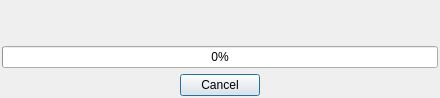
<?xml version="1.0" encoding="UTF-8"?>
<ui version="4.0">
 <class>DataInterface</class>
 <widget class="QDialog" name="DataInterface">
  <property name="windowModality">
   <enum>Qt::ApplicationModal</enum>
  </property>
  <property name="geometry">
   <rect>
    <x>0</x>
    <y>0</y>
    <width>440</width>
    <height>98</height>
   </rect>
  </property>
  <property name="windowTitle">
   <string>Loading Data...</string>
  </property>
  <property name="windowIcon">
   <iconset resource="icons.qrc">
    <normaloff>:/jv/icons/jv.svg</normaloff>:/jv/icons/jv.svg</iconset>
  </property>
  <layout class="QVBoxLayout" name="verticalLayout">
   <property name="margin">
    <number>2</number>
   </property>
   <item>
    <widget class="QLabel" name="InfoLabel">
     <property name="sizePolicy">
      <sizepolicy hsizetype="Expanding" vsizetype="Preferred">
       <horstretch>0</horstretch>
       <verstretch>0</verstretch>
      </sizepolicy>
     </property>
     <property name="font">
      <font>
       <weight>50</weight>
       <bold>false</bold>
      </font>
     </property>
     <property name="text">
      <string/>
     </property>
     <property name="alignment">
      <set>Qt::AlignCenter</set>
     </property>
    </widget>
   </item>
   <item>
    <widget class="QLabel" name="TargetLabel">
     <property name="sizePolicy">
      <sizepolicy hsizetype="Expanding" vsizetype="Preferred">
       <horstretch>0</horstretch>
       <verstretch>0</verstretch>
      </sizepolicy>
     </property>
     <property name="font">
      <font>
       <weight>50</weight>
       <italic>true</italic>
       <bold>false</bold>
      </font>
     </property>
     <property name="text">
      <string/>
     </property>
     <property name="alignment">
      <set>Qt::AlignCenter</set>
     </property>
    </widget>
   </item>
   <item>
    <widget class="QProgressBar" name="ProgressBar">
     <property name="value">
      <number>0</number>
     </property>
    </widget>
   </item>
   <item>
    <layout class="QHBoxLayout" name="horizontalLayout">
     <item>
      <spacer name="horizontalSpacer">
       <property name="orientation">
        <enum>Qt::Horizontal</enum>
       </property>
       <property name="sizeHint" stdset="0">
        <size>
         <width>40</width>
         <height>20</height>
        </size>
       </property>
      </spacer>
     </item>
     <item>
      <widget class="QPushButton" name="CancelButton">
       <property name="text">
        <string>Cancel</string>
       </property>
      </widget>
     </item>
     <item>
      <spacer name="horizontalSpacer_2">
       <property name="orientation">
        <enum>Qt::Horizontal</enum>
       </property>
       <property name="sizeHint" stdset="0">
        <size>
         <width>38</width>
         <height>13</height>
        </size>
       </property>
      </spacer>
     </item>
    </layout>
   </item>
  </layout>
 </widget>
 <resources>
  <include location="icons.qrc"/>
 </resources>
 <connections/>
</ui>
